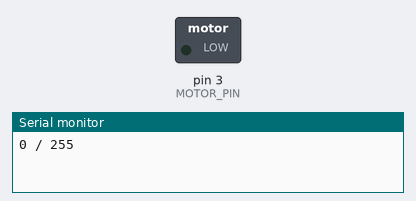
The sketch below on a simulated Arduino Uno, built with avr-gcc and run on an emulated ATmega328P. On the bench: switched loads named in the sketch (green lamp = pin HIGH), the last lines printed to the serial monitor.

Above: at 0.05 s.
At 7.4 s:
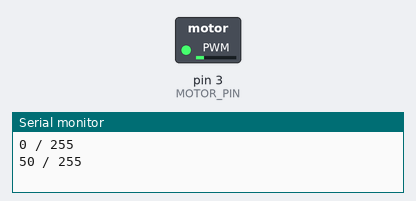
At 14.9 s:
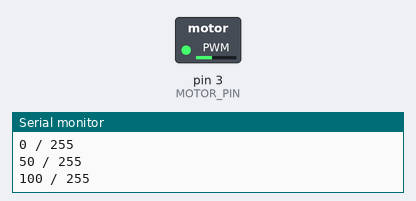
At 29.9 s:
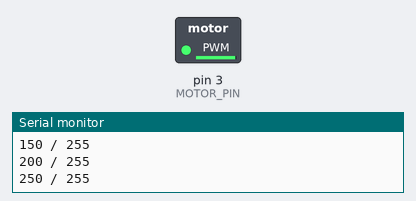
Timing chart, 0 to 39.0 s (numbered marks = the images above):
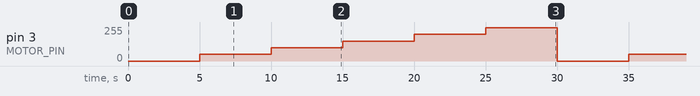

The sketch:

ch09_dcmotor.ino
```cpp
#define SERIAL_BAUDRATE 19200
#define MOTOR_PIN 3

void setup() {
  Serial.begin(SERIAL_BAUDRATE);
}

void loop() {
  for(int i = 0; i <= 255; i+=50){
    Serial.print(i);
    Serial.println(" / 255");
    analogWrite(MOTOR_PIN, i);
    delay(5000);
  }
}
```

Measured:
- by itself, pin 3 (MOTOR_PIN): repeats every 30.0 s: 100/255 5.0 s, 150/255 5.0 s, 200/255 5.0 s, 250/255 5.0 s, 0/255 5.0 s, 50/255 5.0 s
